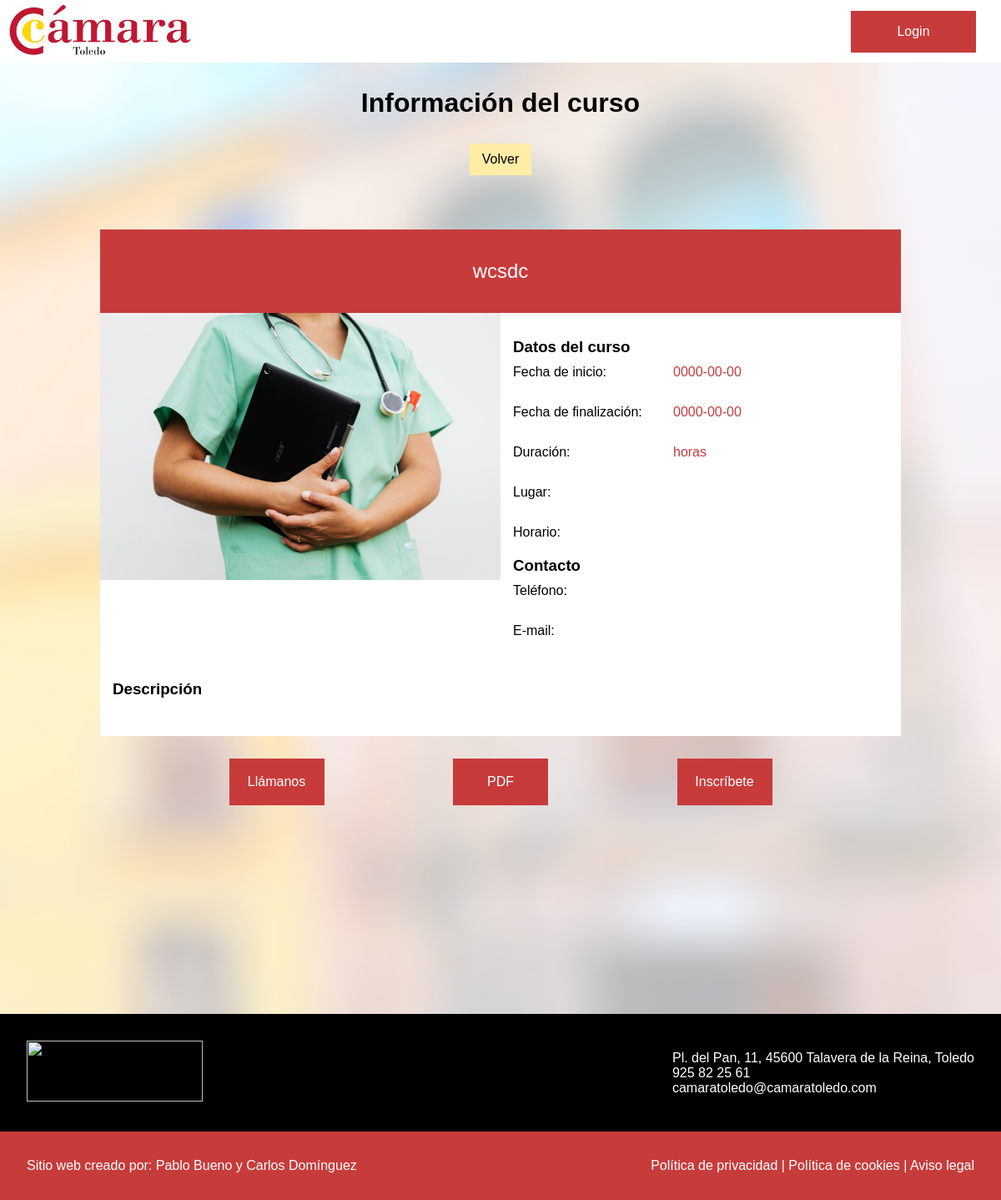
Screenshot of /courses/info/18 with the database file from the repository.
### tables this page shows
CREATE TABLE `courses` (
  `id` int(10) UNSIGNED NOT NULL,
  `name` varchar(255) NOT NULL,
  `start_date` date DEFAULT NULL,
  `end_date` date DEFAULT NULL,
  `duration` int(4) DEFAULT NULL,
  `place` varchar(255) DEFAULT NULL,
  `schedule` varchar(255) DEFAULT NULL,
  `contact_email` varchar(255) DEFAULT NULL,
  `contact_telephone` varchar(255) DEFAULT NULL,
  `description` text DEFAULT NULL,
  `web_link` varchar(255) DEFAULT NULL,
  `pdf_link` varchar(255) DEFAULT NULL,
  `image_link` varchar(255) DEFAULT NULL,
  `status` varchar(20) DEFAULT NULL
);

### libs/View.php (called while the page is built, shortened)
<?php
class View {
    function render($page) {
        require Config::PATH_BASE . "/views/" . $page . "_view.php";
    }
}

### controllers/CoursesController.php (called while the page is built, shortened)
<?php
class CoursesController {
    function __construct() {
        $this->model = new CoursesModel();
    }
    function info(int $id) {
        $view = new View();
        $course = $this->model->getCourse($id);
        $view->course = $course;
        $view->urlReturn = Config::URL_BASE;
        $view->urlCourseInfo = Config::URL_BASE . "courses/info/" . $id;
        $view->render('info');
    }
}

### libs/Autoload.php (called while the page is built, shortened)
<?php
class Autoload {
    public static function init() {
        spl_autoload_register(function ($nombre_clase) {
            $files = [
                "controller" => './controllers/' . $nombre_clase . '.php',
                "libs" => './libs/' . $nombre_clase . '.php',
                "models" => './models/' . $nombre_clase . '.php',
                "router" => './router/' . $nombre_clase . '.php',
                "entities" => './entities/' . $nombre_clase . '.php'
            ];
            foreach ($files as $file) {
                if (file_exists($file)) {
                    $existe = true;
                }
            }
        });
    }
}

### models/CoursesModel.php (called while the page is built, shortened)
<?php
class CoursesModel {
    function __construct() {
        $this->cnx = new MySqlDB;
    }
    function getCourse($id) {
        $sql = "SELECT * FROM courses WHERE id=?";
        $prod = $this->cnx->query($sql, [$id]);
        return !empty($prod) ? new Course($prod[0]) : null;
    }
}

### libs/MySqlDB.php (called while the page is built, shortened)
<?php
class MySqlDB {
    function __construct() {
        try {
            $conexion = new PDO(self::DNS, self::USUARIO, self::PASS);
            $conexion->setAttribute(PDO::ATTR_ERRMODE, PDO::ERRMODE_EXCEPTION);
            $this->db = $conexion;
        } catch (PDOException $e) {
            throw new MySqlDBException($e->getMessage());
        }
    }
    function __destruct() {
        $this->db = null;
    }
    function query(string $sql, array $params = []) {
        $ok = false;
        try {
            $pre = $this->db->prepare($sql);
            $ok = $pre->execute($params);
            return $pre->fetchAll(PDO::FETCH_ASSOC);
        } catch (PDOException $e) {
            throw new MySqlDBException($e->getMessage());
        } catch (Exception $e) {
            throw new MySqlDBException($e->getMessage());
        }
        return $ok;
    }
}

### entities/Course.php (called while the page is built, shortened)
<?php
class Course {
	protected $name;
	protected $start_date;
	protected $end_date;
	protected $image_link;
	function __construct(array $data) {
		$this->name = $data["name"];
		if (isset($data["start_date"]))
			$this->start_date = $data["start_date"];
		if (isset($data["end_date"]))
			$this->end_date = $data["end_date"];
		if (isset($data["image_link"]))
			$this->image_link = $data["image_link"];
	}
	public function getName(){
		return $this->name;
	}
	public function getStart_date(){
		return $this->start_date;
	}
	public function getEnd_date(){
		return $this->end_date;
	}
	public function getImage_link(){
		return $this->image_link;
	}
}

### views/course_info.php (the view, shortened to what this page needs)
<div class="infoCurso">
    <div class="nombre"><?= $this->course->getName() ?? '' ?></div>
    <div class="infoPrincipal">
        <div class="imagen"><img src="<?=Config::PATH_IMG.$this->course->getImage_link()?>" alt=""></div>
        <div class="infoBasica">
            <h3>Datos del curso</h3>
            <p class="datoIzq"><div class="dato"> Fecha de inicio:</p> <p class="datoDer"><?= $this->course->getStart_date() ?? '' ?></p></div>
            <p class="datoIzq"><div class="dato"> Fecha de finalización:</p> <p class="datoDer"><?= $this->course->getEnd_date() ?? '' ?></p></div>
            <p class="datoIzq"><div class="dato"> Duración:</p> <p class="datoDer"><?= $this->course->getDuration() ?? '' ?> horas</p></div>
            <p class="datoIzq"><div class="dato"> Lugar:</p> <p class="datoDer"><?= $this->course->getPlace() ?? '' ?> </p></div>
            <p class="datoIzq"><div class="dato"> Horario:</p> <p class="datoDer"><?= $this->course->getSchedule() ?? '' ?> </p></div>
            <h3>Contacto</h3>
            <p class="datoIzq"><div class="dato"> Teléfono:</p> <p class="datoDer"><?= $this->course->getContact_telephone() ?? '' ?> </p></div>
            <p class="datoIzq"><div class="dato"> E-mail:</p> <p class="datoDer"><?= $this->course->getContact_email() ?? '' ?> </p></div>
    <div class="description">
        <h3>Descripción</h3>
        <div><p><?= $this->course->getDescription() ?? ''?></p></div>
    </div>

### content/styles/style.css (style rules this page uses)
* { margin: 0px; padding: 0px; font-family: Helvetica, sans-serif; }
.dato { width: 60%; }
.infoCurso { width: 80%; background-color:rgb(255, 255, 255); margin-top: 50px; margin-bottom: 30px; }
.infoCurso .nombre { width: 100%; height: 100px; display: flex; justify-content: center; align-items: center; font-size: 1.5em; background-color: rgba(199, 59, 59); color: white; text-align: center; }
.infoPrincipal { width: 100%; display: flex; }
.infoCurso .imagen { width: 50%; height: 100%; }
.infoCurso .imagen img { width: 100%; }
.infoCurso .infoBasica { width: 40%; display: flex; align-items: flex-start; flex-direction: column; margin-left: 15px; margin-top: 30px; }
.infoCurso .dato { margin-top: 10px; margin-bottom: 20px; width: 100%; display: flex; justify-content: space-between; align-items: center; }
.infoCurso .dato .datoDer { width: 50%; color: rgba(199, 59, 59); }
.infoCurso .description { width: 90%; display: flex; align-items: flex-start; flex-direction: column; margin-left: 15px; margin-top: 30px; margin-bottom: 30px; }

### rows the page displays
courses: name "wcsdc", image_link (picture), start_date "0000-00-00", end_date "0000-00-00"
